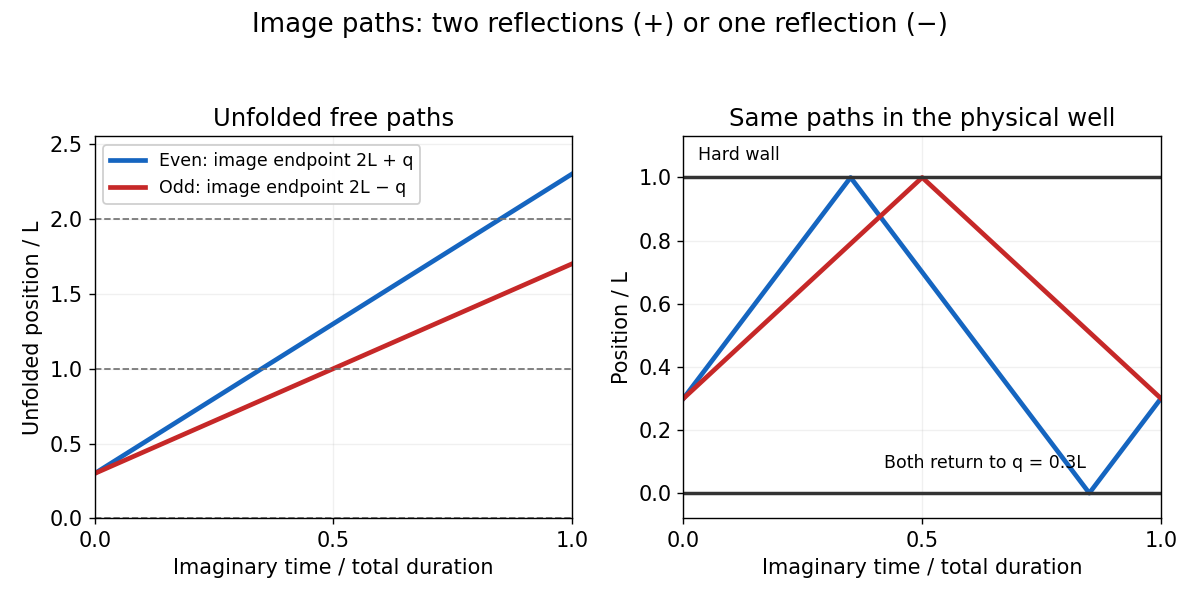

The script that drew this image:
"""Draw original interval-image paths. Write the PNG to the working directory.

Tested with Python 3.14, NumPy 2.3.5 and Matplotlib 3.10.7.
"""
import os
import tempfile
from pathlib import Path
os.environ.setdefault('MPLCONFIGDIR', str(Path(tempfile.gettempdir()) / 'codex-wiki-matplotlib'))
import matplotlib
matplotlib.use('Agg')
import matplotlib.pyplot as plt
import numpy as np

plt.rcParams.update({'font.size': 12, 'axes.titlesize': 14})
t = np.linspace(0, 1, 1001)
q = 0.3
endpoints = [(2 + q, '#1565c0', 'Even: image endpoint 2L + q'),
             (2 - q, '#c62828', 'Odd: image endpoint 2L − q')]
fig, axes = plt.subplots(1, 2, figsize=(9.6, 4.8), dpi=125, facecolor='white')
for endpoint, color, label in endpoints:
    x = q + (endpoint-q)*t
    # Fold the unfolded path back into [0,L], with L=1.
    folded = 1-np.abs(np.remainder(x, 2)-1)
    axes[0].plot(t, x, color=color, lw=2.7, label=label)
    axes[1].plot(t, folded, color=color, lw=2.7)
for axis in axes:
    axis.set_xlabel('Imaginary time / total duration')
    axis.set_xlim(0, 1)
    axis.set_xticks([0, 0.5, 1])
    axis.grid(alpha=0.18)
axes[0].set_title('Unfolded free paths')
axes[0].set_ylabel('Unfolded position / L')
axes[0].set_ylim(0, 2.55)
for y in (0, 1, 2):
    axes[0].axhline(y, color='0.45', ls='--', lw=1)
axes[0].legend(loc='upper left', fontsize=10, framealpha=0.95)
axes[1].set_title('Same paths in the physical well')
axes[1].set_ylabel('Position / L')
axes[1].set_ylim(-0.08, 1.13)
for y in (0, 1):
    axes[1].axhline(y, color='0.2', lw=2)
axes[1].text(0.03, 1.055, 'Hard wall', fontsize=10)
axes[1].text(0.42, 0.08, 'Both return to q = 0.3L', fontsize=10)
fig.suptitle('Image paths: two reflections (+) or one reflection (−)', fontsize=15)
fig.tight_layout(rect=(0, 0, 1, 0.94))
fig.savefig(Path.cwd() / Path(__file__).with_suffix('.png').name, dpi=125, facecolor='white', transparent=False)
plt.close(fig)
